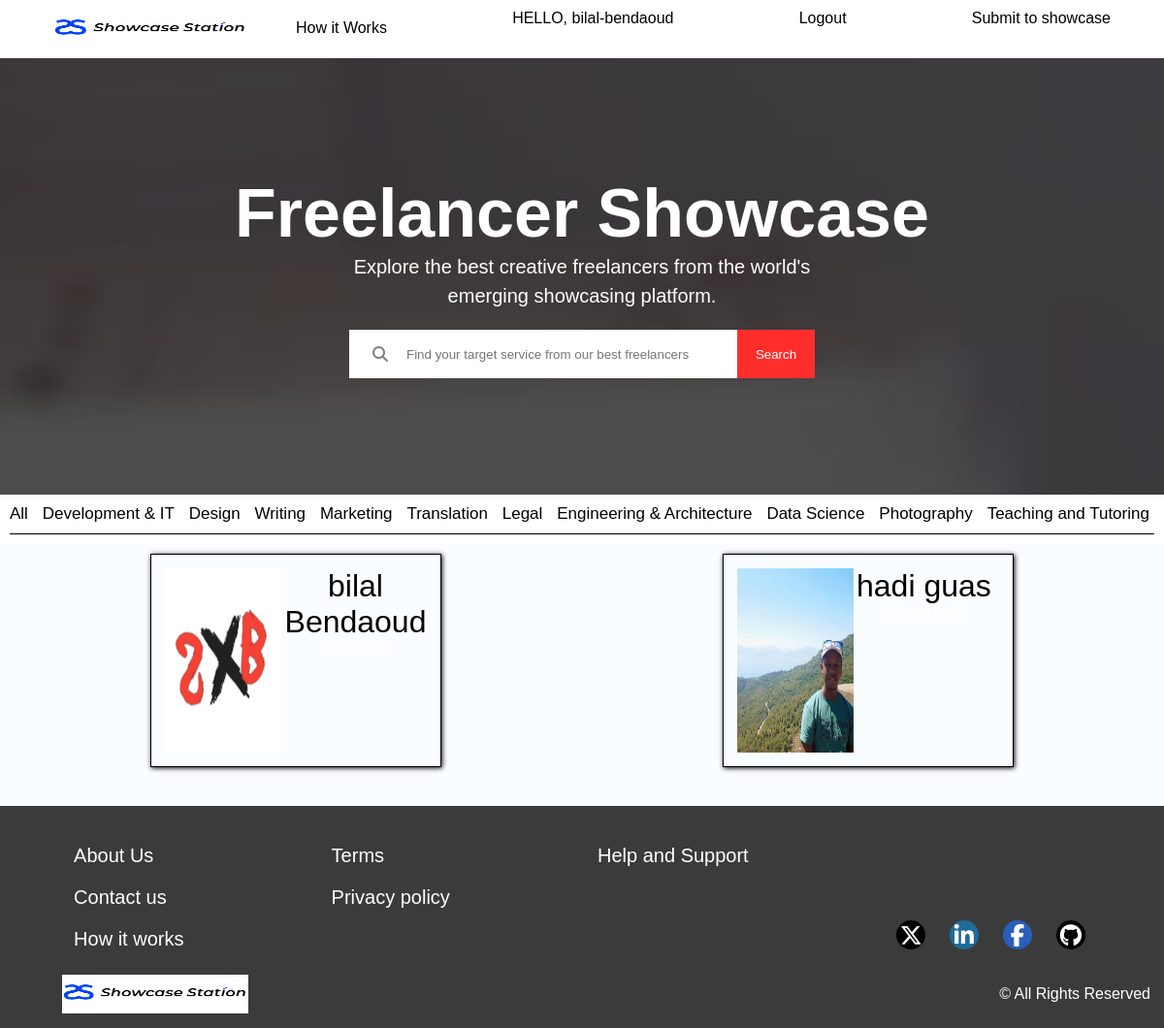
The page /Development and IT/ (signed in) on the database its author committed.
### freelancers/models.py (models this page shows, shortened)
class Freelancer(models.Model):
    user = models.OneToOneField(User, on_delete=models.CASCADE)
    firstname = models.CharField(max_length=20)
    lastname = models.CharField(max_length=20)
    nationality = models.CharField(max_length=30)
    age = models.CharField(max_length=3)
    phone_number = models.CharField(max_length=20)
    photo_id = models.ImageField(upload_to="freelancer_photos/", blank=True, null=True)
    email = models.CharField(max_length=50)
    bio = models.CharField(max_length=200)
    description = models.CharField(max_length=4000)
    facebook_link = models.CharField(max_length=100, blank=True, null=True)
    instagram_link = models.CharField(max_length=100, blank=True, null=True)
    whatsapp_link = models.CharField(max_length=100, blank=True, null=True)
    telegram_link = models.CharField(max_length=100, blank=True, null=True)
    linkedin_link = models.CharField(max_length=100, blank=True, null=True)
    viber_link = models.CharField(max_length=100, blank=True, null=True)
    twitter_link = models.CharField(max_length=100, blank=True, null=True)
    skype_link = models.CharField(max_length=100, blank=True, null=True)
    tiktok_link = models.CharField(max_length=100, blank=True, null=True)
    youtube_link = models.CharField(max_length=100, blank=True, null=True)
    github_link = models.CharField(max_length=100, blank=True, null=True)
    behance_link = models.CharField(max_length=100, blank=True, null=True)
    categories = models.ManyToManyField("Category", related_name="freelancers")

### accounts/views.py (the view)
# urls.py: 2. Add a URL to urlpatterns:  path('', views.home, name='home')
def home(request, category=None):
    if category is not None:
        freelancers = Freelancer.objects.filter(categories__name=category)
    else:
        freelancers = Freelancer.objects.all()
    return render(request, "homepage.html", {"freelancers": freelancers})

### templates/homepage.html (shortened to what this page needs)
{% load static %}
<!DOCTYPE html>
<html lang="en">
<head>
    <link rel="stylesheet" href="{% static '../static/css/for_homepage1_2.css' %}">
    <link rel="stylesheet" href="https://cdnjs.cloudflare.com/ajax/libs/font-awesome/6.5.2/css/all.min.css"
 />
</head>
<body>
    <div class="first">
        <div class="head">
            <img src="{% static '../static/images/logo.png' %}" alt="">
            <a href="{% url 'how it works' %}">How it Works</a>
        </div>
        {% if user.is_authenticated %}
        <span class="links">HELLO, {{ user.username }}</span>
        <a href="{% url 'logout' %}">Logout</a>
        {% if user.freelancer %}
        <a href="{% url 'submit_portfolio' freelancer_id=user.freelancer.id %}">Submit to showcase</a>
        {% endif %}
        {% else %}
        <div class="links">
            <a href="{% url 'login' %}">Log In</a>
            <a href="{% url 'signup' %}">Sign Up</a>
        </div>
        {% endif %}
    </div>
    <div class="page">
        <h1>Freelancer Showcase</h1>
        <p>Explore the best creative freelancers from the world's
            emerging showcasing platform.</p>
        <div class="search">
            <i class="fa-sharp fa-solid fa-magnifying-glass"></i>
            <input type="search" id="search" placeholder="Find your target service from our best freelancers">
            <button type="button" id="but">Search</button>
        </div>
    </div>
    <div class="categories">
        <a href="{% url 'homepage' %}">All</a>
        <a href="{% url 'homepage_with_category' 'Development and IT' %}">Development & IT</a>
        <a href="{% url 'homepage_with_category' 'Design and Creative' %}">Design</a>
        <a href="{% url 'homepage_with_category' 'Writing and Copywriting' %}">Writing</a>
        <a href="{% url 'homepage_with_category' 'Sales and Marketing' %}">Marketing</a>
        <a href="{% url 'homepage_with_category' 'Translation & caption' %}">Translation</a>
        <a href="{% url 'homepage_with_category' 'Legal' %}">Legal</a>
        <a href="{% url 'homepage_with_category' 'Engineering and Architecture' %}">Engineering & Architecture</a>
        <a href="{% url 'homepage_with_category' 'Data Science and Analysis' %}">Data Science</a>
        <a href="{% url 'homepage_with_category' 'Photography' %}">Photography</a>
        <a href="{% url 'homepage_with_category' 'Teaching and Tutoring' %}">Teaching and Tutoring</a>
    </div>
    <div class="freelencers">
        {% for f in freelancers %}
        <a href="{% url 'profile' freelancer_id=f.id %}" class="profile-link">
            <div class="all">
                {% if f.photo_id %}
                <img src="{{ f.photo_id.url }}" alt="">
                {% endif %}
                <div class="description">
                    {% if f.firstname and f.lastname %}
                    <h1>{{ f.firstname }} {{ f.lastname }}</h1>
                    {% endif %}
                    {% if f.bio %}
                    <p>{{ f.bio }}</p>
                    {% endif %}
                </div>
            </div>
        </a>
        {% endfor %}
    </div>
    <footer id="footer">
        <div class="foot">
            <div class="cont">
                <a href="{% url 'about' %}">About Us</a>
                <a href="{% url 'contact' %}">Contact us</a>
                <a href="{% url 'how it works' %}">How it works</a>
            </div>
            <div class="cont">
                <a href="{% url 'terms' %}">Terms</a>
                <a href="{% url 'privacy' %}">Privacy policy</a>
            </div>
            <div class="cont">
                <a href="{% url 'help' %}">Help and Support</a>
            </div>
            <div class="cont">
                <a href="#"><i class="fa-brands fa-x-twitter" style="background-color : black"></i></a>
                <a href="#"><i class="fa-brands fa-linkedin-in "></i></a>
                <a href="#"><i class="fa-brands fa-facebook-f "
                        style="background-color: rgba(36, 109, 234, 0.733);"></i></a>
                <a href="#"> <i class="fa-brands fa-github " style="background-color : black"></i></a>
            </div>
        </div>
        <div class="cont1">
            <img src="{% static '../static/images/logo.png' %}">
            <p>&copy; All Rights Reserved</p>
        </div>
    </footer>
</body>
</html>

### static/css/for_homepage1_2.css (style rules this page uses)
* { box-sizing: border-box; margin: 0; padding: 0%; outline: none; border: none; font-family: Helvetica, sans-serif; text-decoration: none; color: black; }
img { width: 200px; height: 100%; }
a { width: fit-content; }
.first { display: flex; max-width: 1090px; justify-content: space-between; align-self: center; margin: 10px auto; max-height:40px; }
.head { gap: 50px; }
.page { background-image: url(../images/for_homepage1_2.jpeg); height: 450px; background-size: cover; display: flex; flex-direction: column; justify-content: center; align-items: center; }
h1,p { text-align: center; text-align-last: center; font-weight: 100; }
.page h1,p { color: white; }
.page h1 { font-size:70px; font-weight: 600; }
.page p { max-width: 510px; font-size: 20px; padding: 0 5px; line-height: 30px; }
.search { display: flex; margin-top: 20px; position: relative; }
.search i { position: absolute; left: 24px; align-self: center; color: grey; }
input { padding-left: 38px; height: 50px; width: 400px; }
button { color: white; background-color:#ff2e2cff ; width: 80px; padding: 5px; cursor: pointer; height: 50px; }
input::placeholder { padding-left: 21px; }
.freelencers { background-color:rgba(240, 248, 255, 0.363); max-width:1230px ; display: flex; flex-wrap: wrap; padding: 10px; justify-content: space-around; }
.freelencers img { width: 120px; height: 190px; margin-right: 3px; }
.all { display: flex; width: 300px; border: 1px solid ; padding: 14px; box-shadow: 1px 1px 5px black; margin-bottom: 30px; }
.foot { display: flex; justify-content: space-between; }
.cont { max-width: 260px; font-size: 20px; display: flex; flex-direction: column; margin: 40px auto 0px; gap: 20px; }
.cont a { text-align: center; color: white; }

### rows shown on the page
Freelancer: photo_id (picture), firstname "bilal", lastname "Bendaoud"
Freelancer: photo_id (picture), firstname "hadi", lastname "guas"

### other values the page prints
{{ user.username }} "bilal-bendaoud"
